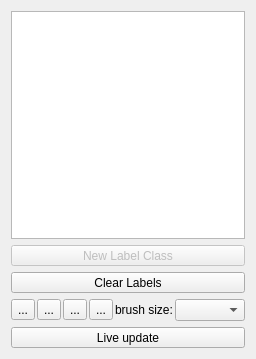
<?xml version="1.0" encoding="UTF-8"?>
<ui version="4.0">
 <class>containingWidget</class>
 <widget class="QWidget" name="containingWidget">
  <property name="geometry">
   <rect>
    <x>0</x>
    <y>0</y>
    <width>256</width>
    <height>359</height>
   </rect>
  </property>
  <property name="sizePolicy">
   <sizepolicy hsizetype="Preferred" vsizetype="Preferred">
    <horstretch>1</horstretch>
    <verstretch>0</verstretch>
   </sizepolicy>
  </property>
  <property name="minimumSize">
   <size>
    <width>256</width>
    <height>0</height>
   </size>
  </property>
  <property name="baseSize">
   <size>
    <width>0</width>
    <height>0</height>
   </size>
  </property>
  <property name="windowTitle">
   <string>Form</string>
  </property>
  <layout class="QVBoxLayout" name="verticalLayout">
   <item>
    <widget class="LabelListView" name="labelListView">
     <property name="sizePolicy">
      <sizepolicy hsizetype="Minimum" vsizetype="MinimumExpanding">
       <horstretch>0</horstretch>
       <verstretch>0</verstretch>
      </sizepolicy>
     </property>
     <property name="minimumSize">
      <size>
       <width>0</width>
       <height>0</height>
      </size>
     </property>
    </widget>
   </item>
   <item>
    <widget class="QToolButton" name="AddLabelButton">
     <property name="enabled">
      <bool>false</bool>
     </property>
     <property name="sizePolicy">
      <sizepolicy hsizetype="Expanding" vsizetype="Fixed">
       <horstretch>0</horstretch>
       <verstretch>0</verstretch>
      </sizepolicy>
     </property>
     <property name="styleSheet">
      <string notr="true"/>
     </property>
     <property name="text">
      <string>New Label Class</string>
     </property>
     <property name="icon">
      <iconset>
       <normaloff>../../shell/gui/icons/16x16/actions/list-add.png</normaloff>../../shell/gui/icons/16x16/actions/list-add.png</iconset>
     </property>
     <property name="toolButtonStyle">
      <enum>Qt::ToolButtonTextBesideIcon</enum>
     </property>
    </widget>
   </item>
   <item>
    <widget class="QToolButton" name="ClearAllLabelsButton">
     <property name="sizePolicy">
      <sizepolicy hsizetype="Expanding" vsizetype="Fixed">
       <horstretch>0</horstretch>
       <verstretch>0</verstretch>
      </sizepolicy>
     </property>
     <property name="styleSheet">
      <string notr="true"/>
     </property>
     <property name="text">
      <string>Clear Labels</string>
     </property>
     <property name="icon">
      <iconset>
       <normaloff>../../shell/gui/icons/16x16/actions/edit-clear.png</normaloff>../../shell/gui/icons/16x16/actions/edit-clear.png</iconset>
     </property>
     <property name="toolButtonStyle">
      <enum>Qt::ToolButtonTextBesideIcon</enum>
     </property>
    </widget>
   </item>
   <item>
    <layout class="QHBoxLayout" name="horizontalLayout">
     <property name="spacing">
      <number>2</number>
     </property>
     <property name="sizeConstraint">
      <enum>QLayout::SetDefaultConstraint</enum>
     </property>
     <item>
      <widget class="QToolButton" name="arrowToolButton">
       <property name="text">
        <string>...</string>
       </property>
      </widget>
     </item>
     <item>
      <widget class="QToolButton" name="paintToolButton">
       <property name="text">
        <string>...</string>
       </property>
      </widget>
     </item>
     <item>
      <widget class="QToolButton" name="eraserToolButton">
       <property name="text">
        <string>...</string>
       </property>
       <property name="autoRaise">
        <bool>false</bool>
       </property>
      </widget>
     </item>
     <item>
      <widget class="QToolButton" name="thresToolButton">
       <property name="text">
        <string>...</string>
       </property>
      </widget>
     </item>
     <item>
      <spacer name="horizontalSpacer_3">
       <property name="orientation">
        <enum>Qt::Horizontal</enum>
       </property>
       <property name="sizeHint" stdset="0">
        <size>
         <width>20</width>
         <height>20</height>
        </size>
       </property>
      </spacer>
     </item>
     <item>
      <widget class="QLabel" name="brushSizeCaption">
       <property name="text">
        <string>brush size:</string>
       </property>
      </widget>
     </item>
     <item>
      <widget class="QComboBox" name="brushSizeComboBox">
       <property name="sizePolicy">
        <sizepolicy hsizetype="Expanding" vsizetype="Fixed">
         <horstretch>0</horstretch>
         <verstretch>0</verstretch>
        </sizepolicy>
       </property>
       <property name="sizeAdjustPolicy">
        <enum>QComboBox::AdjustToContents</enum>
       </property>
      </widget>
     </item>
    </layout>
   </item>
   <item>
    <widget class="QToolButton" name="liveUpdateButton">
     <property name="sizePolicy">
      <sizepolicy hsizetype="Expanding" vsizetype="Fixed">
       <horstretch>0</horstretch>
       <verstretch>0</verstretch>
      </sizepolicy>
     </property>
     <property name="text">
      <string>Live update</string>
     </property>
     <property name="checkable">
      <bool>true</bool>
     </property>
     <property name="toolButtonStyle">
      <enum>Qt::ToolButtonTextBesideIcon</enum>
     </property>
    </widget>
   </item>
  </layout>
 </widget>
 <customwidgets>
  <customwidget>
   <class>LabelListView</class>
   <extends>QTableView</extends>
   <header>ilastik.widgets.labelListView</header>
  </customwidget>
 </customwidgets>
 <resources/>
 <connections/>
</ui>
